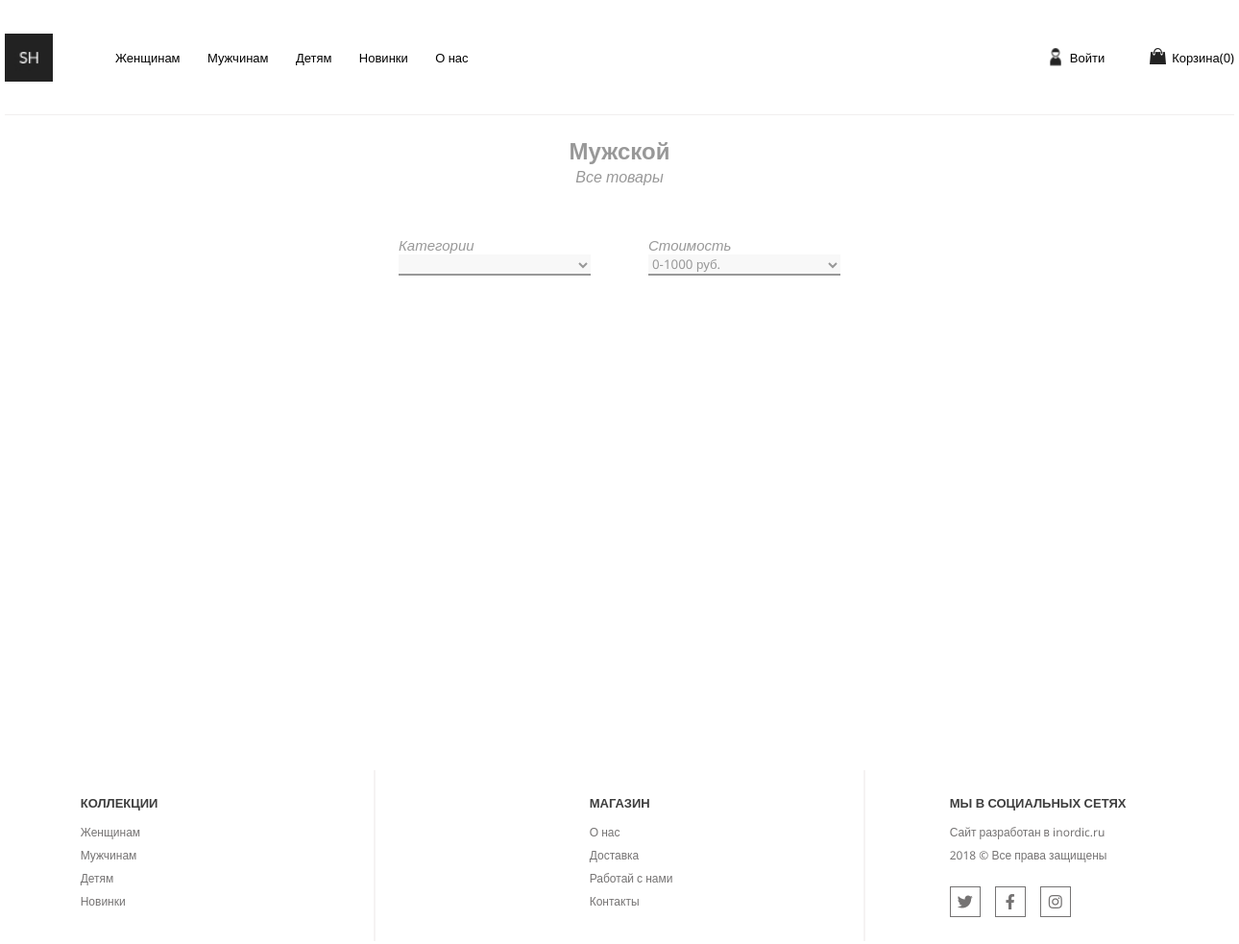
The page /catalog.php?section=man on the database as committed earlier.
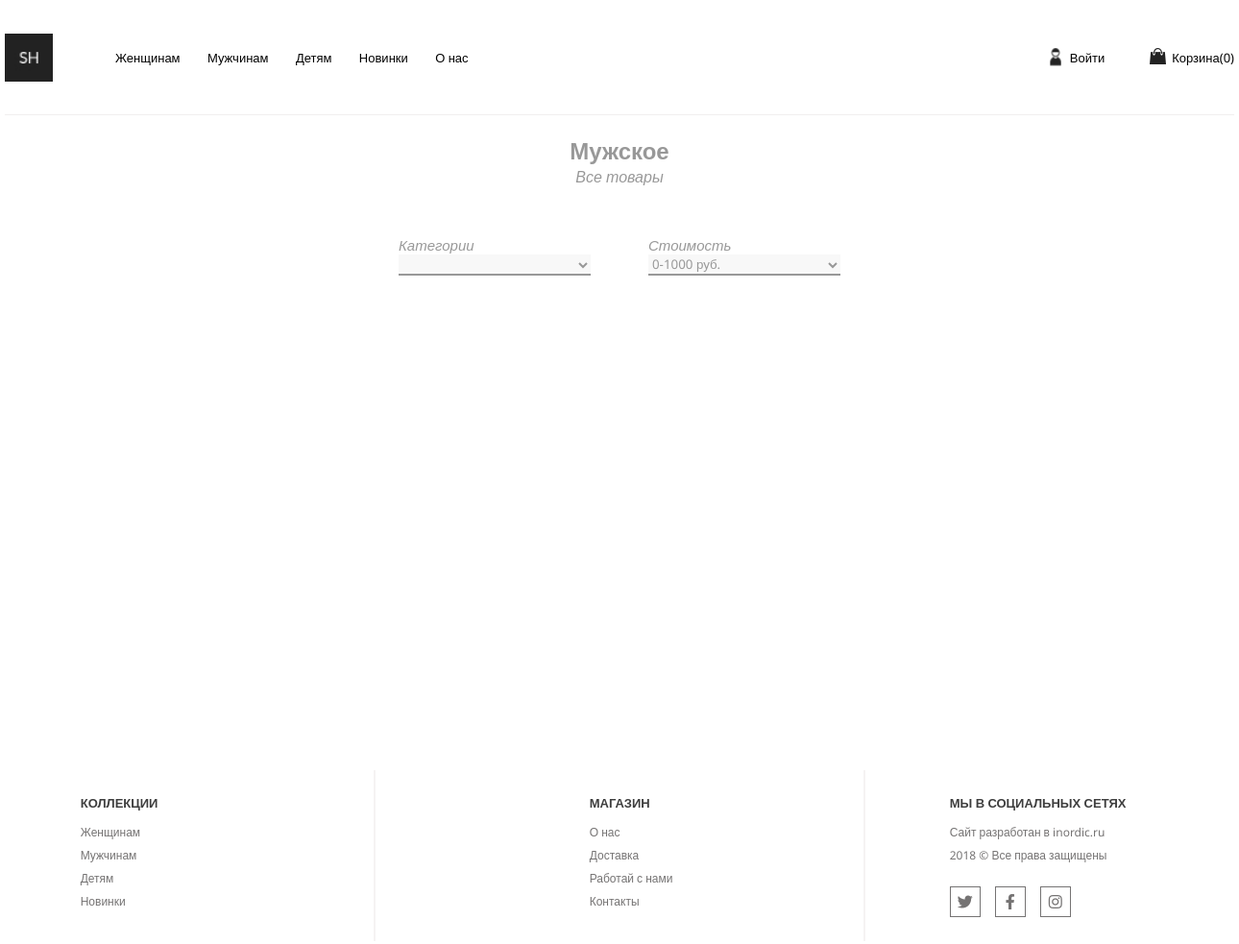
The same page on the database as committed later.
### tables this page shows
CREATE TABLE IF NOT EXISTS `catalogs` (
  `id` int(11) NOT NULL AUTO_INCREMENT,
  `name` varchar(100) NOT NULL,
  `code` varchar(10) NOT NULL,
  PRIMARY KEY (`id`)
);

### catalog.php (the view, shortened to what this page needs)
<?php
include($_SERVER['DOCUMENT_ROOT'].'/parts/header.php');
$template = [
    'section' =>(isset($_GET['section'])) ? $_GET['section'] : 'man',
    'section_name' => ''
];
if(isset($_GET['section'])) {
    $sql_section_name= "SELECT name FROM catalogs WHERE code = '{$_GET['section']}'";
    $result_section_name = mysqli_query($db, $sql_section_name);
    $template['section_name'] = mysqli_fetch_assoc($result_section_name);
}
?>
    <div class="catalog" data-section='<?=$template['section']?>'>
        <h2><?=$template['section_name']['name']?></h2>
        <p>Все товары</p>
        <div class="catalog-filters">
            <div class="catalog-filters-category">
                <label for="category">Категории</label>
                <select name="category" id="category"></select>
            </div>
            <div class="catalog-filters-price">
                <label for="price">Стоимость</label>
                <select name="price" id="price"></select>
            </div>
        </div>
        <div class="catalog-products">
        </div>
    </div>
<?php
    include($_SERVER['DOCUMENT_ROOT'].'/parts/footer.php');
?>

Rows that differ between the two databases and show on the page:
changed catalogs: name "Мужской" → "Мужское"
